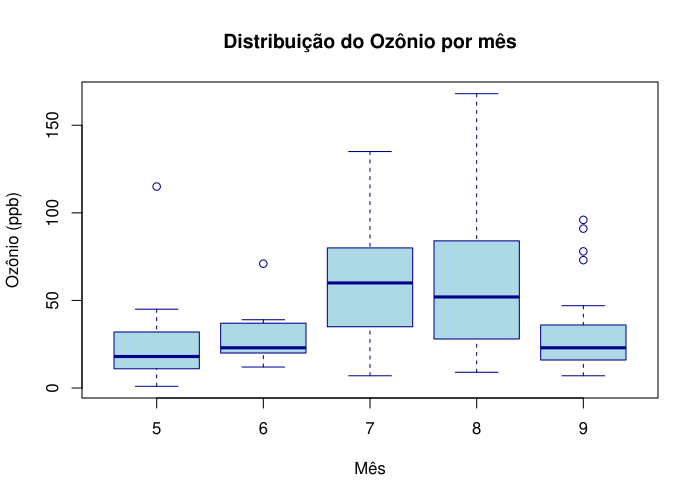

This figure's R source:
dados <- read.csv("airquality.csv")
dados$Month <- factor(dados$Month)

pdf("figura.pdf", width = 7, height = 5)
boxplot(
Ozone ~ Month,
data = dados,
main = "Distribuição do Ozônio por mês",
xlab = "Mês",
ylab = "Ozônio (ppb)",
col = "lightblue",
border = "darkblue"
)
dev.off()
